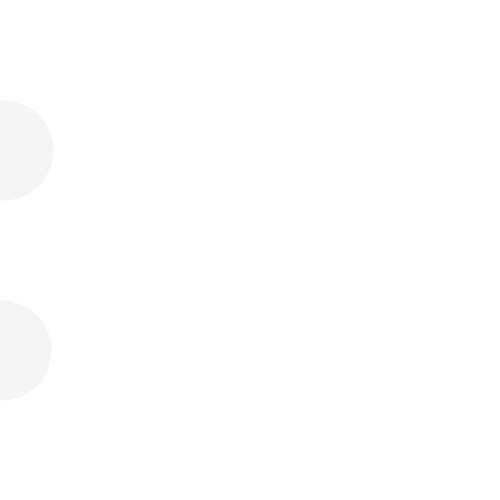
Frame 1 (no input)
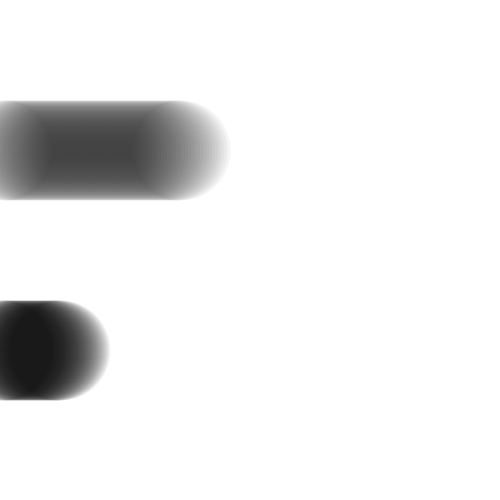
Frame 60 (the mouse pressed at the canvas centre just before this capture)
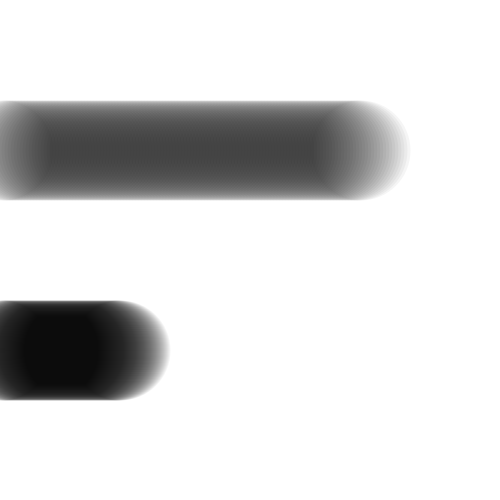
Frame 120 (the mouse held since frame 60 and released just before this capture)

The Processing sketch that drew these frames (run headless with seeded random() and noise(); from frame 60 on, the mouse is pressed at the canvas centre):

// Processing sketch: pierwszyRuch02CountWyscigi03
// ── pierwszyRuch02CountWyscigi03.pde
void setup()
{
  size(500, 500);
  strokeWeight(100);
  stroke(0, 10);
  background(255);
  frameRate(60);
}

void draw()
{
  point(frameCount*3, 150);
  point(frameCount, 350);
}
